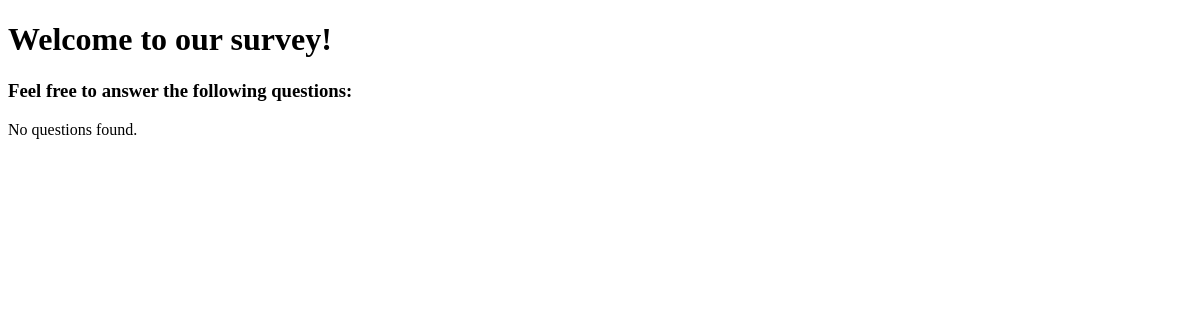
The page /polls/ on the database as committed earlier.
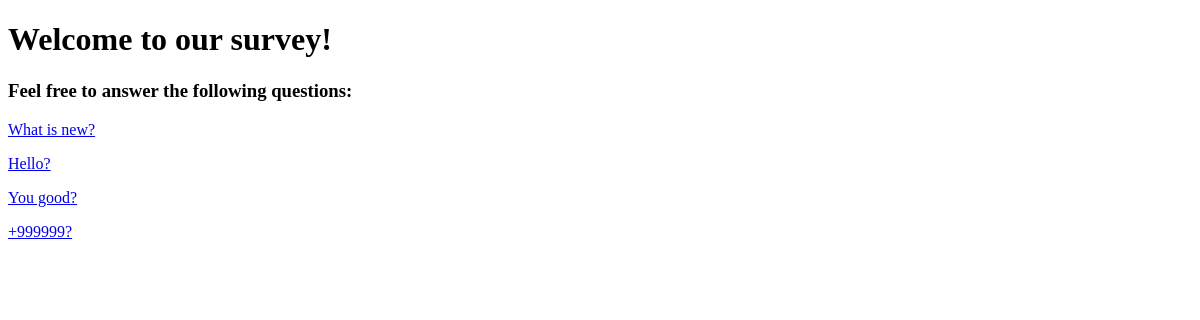
The same page on the database as committed later.
### polls/models.py (models this page shows, shortened)
class Question(models.Model):
    text = models.CharField(max_length=255, null=False)
    pub_date = models.DateTimeField('date published')   # human-readable name

### polls/views.py (the view)
# urls.py: path('', views.IndexView.as_view(), name='index'),
class IndexView(generic.ListView):
   template_name = 'polls/index.html'
   context_object_name = 'questions'
   def get_queryset(self):
      return Question.objects.order_by('pub_date')[:5]

### polls/templates/polls/index.html (shortened to what this page needs)
<!DOCTYPE html>
<html lang="en">
<head>
</head>
<body>
    <h1>Welcome to our survey!</h1>
    <h3>Feel free to answer the following questions:</h3>
    {% if questions %}
        {% for question in questions %}
            <p><a href="{% url 'polls:detail' question.id %}"> {{question.text}} </a></p>
        {% endfor %}
    {% else %}
        <p>No questions found.</p>
    {% endif %}
</body>
</html>

Rows that differ between the two databases and show on the page:
added Question: text "What is new?"
added Question: text "Hello?"
added Question: text "You good?"
added Question: text "+999999?"
Other text that changed with them:
text no longer shown: "No questions found."
